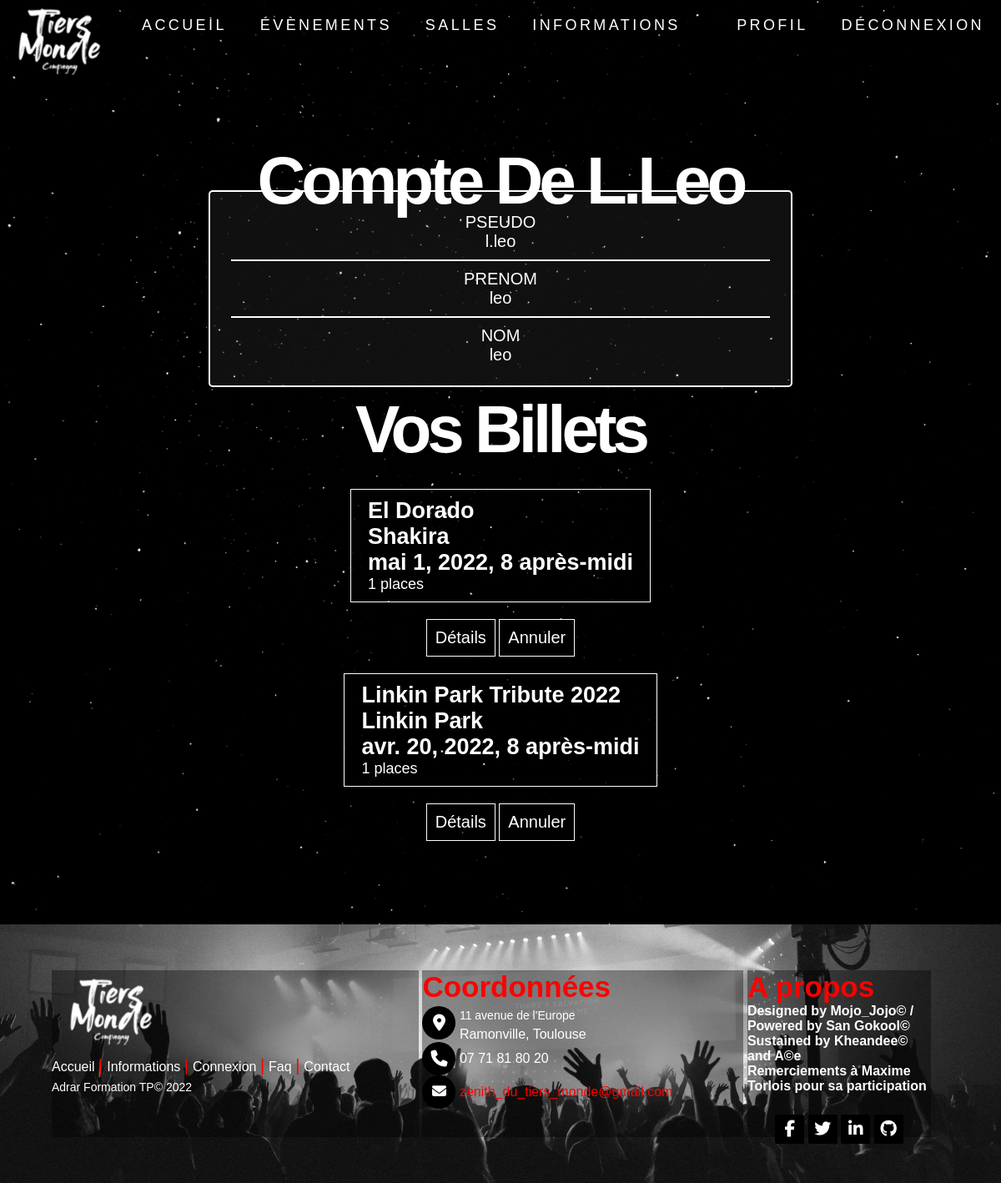
The page /event/profil/ (signed in) on the database its author committed.
### event/models.py (models this page shows, shortened)
class Events(models.Model):
    name_event = models.CharField(max_length=50)
    av_ticket = models.IntegerField(default=0)
    begin_date = models.DateTimeField("Date de debut d'event")
    end_date = models.DateTimeField("Date de fin d'event")
    description_event = models.CharField(max_length=255, null=True, blank=True)
    type = models.ForeignKey(EventType, on_delete=models.CASCADE)
    group = models.ManyToManyField(Groups,blank=True)
    users = models.ManyToManyField(User, through='Achat', blank=True)

class Groups(models.Model):
    name_group = models.CharField(max_length=50)
    type_group = models.CharField(max_length=50)
    artist = models.ManyToManyField(Artist)
    pics_group = models.ImageField(upload_to='picsArtist', blank=True)

### event/views.py (the view)
# urls.py: path('profil/', views.profil, name='profil'),
def profil(request):
    eventList = request.user.events_set.all()
    nbTicketList = {}
    for event in eventList:
        nbTicketList[event] = request.user.achat_set.get(event=event).billets_user
    context = {'nbTicketList':nbTicketList}
    return render(request, 'event/profil.html', context)

### event/templates/event/profil.html
{% extends "event/index.html" %}
{% load static %}
{% load i18n %}
{% block contenue %}
    <h1 class="title2">Compte de {{request.user.username}} </h1>
    <div class="containerInfo">
        <div class="info_detail">
            <p class="p_detail">PSEUDO</p>
            <p class="p_detail">{{request.user.username}}</p>
            <div id="traitBas"></div>
            <p class="p_detail">PRENOM
            <p class="p_detail">{{request.user.last_name}}</p>
            <div id="traitBas"></div>
            <p class="p_detail">NOM
            <p class="p_detail">{{request.user.first_name}}</p>
        </div>
    </div>
    <h3 class="title4">Vos billets</h3>
    {% for event_list, nb_ticket in nbTicketList.items %}
    <div class="containerBillet">
        <div class="fancy-btn">
            <h2>{{event_list.name_event}}</h2>
            {% for group in event_list.group.all %}
                <h2>{{group.name_group}}</h2>
            {% endfor %}
            {% language 'fr' %}
                <h2>{{event_list.begin_date}}</h2>
            {% endlanguage %}
            {{nb_ticket}} places
        </div>
    <div class="bouton_billets">
        <a href="{% url 'event:detail' event_list.id %}"><input class="bouton_login" type="submit" value="Détails"></a>
        <a href="{% url 'event:annuler' event_list.id %}"><input class="bouton_login" type="submit" value="Annuler"></a>
    </div>
    </div>
    {% endfor %}
{% endblock %}

### event/static/event/style.css (style rules this page uses)
* { margin: 0; padding: 0; box-sizing: border-box; font-family: 'Noe Display', sans-serif; }
body { background-image:url(./images/nick-nice-dfvyCHzbA5g-unsplash.jpg); background-position: center; background-size: cover; width: 100vw; height: 100vh; }
.title2 { text-align: center; color: #fff; font-size: 80px; font-family: 'Rocked', sans-serif; text-transform: capitalize; letter-spacing: -5px; padding: 5px; margin-bottom: -75px; margin-top: 30px; z-index: 11111; animation: showup 5s forwards; }
.title4 { text-align: center; color: #fff; font-size: 80px; font-family: 'Rocked', sans-serif; text-transform: capitalize; letter-spacing: -5px; padding: 5px; animation: showup 7s forwards; }
.fancy-btn { position: relative; padding: 10px 20px; border: 1.2px solid #fff; color: #fff; font-size: 18px; text-decoration: none; margin: 20px auto; transition: color 0.4s; }
.fancy-btn:after { content: " "; border: 2px solid rgba(0, 0, 0, 0); display: inline-block; width: 100%; height: 100%; position: absolute; top: 0; left: 0; right: 0; bottom: 0; margin: auto; transition: all 0.4s; }
.info_detail { display: flex; flex-direction: column; justify-content: center; background-color: rgba(255, 255, 255, 0.062); border-radius: 5px; margin-top: 35px; width: 700px; height: auto; padding: 25px; border: 2px #fff solid; }
.p_detail { color: #fff; font-size: 20px; text-align: center; }
.containerInfo { display: flex; flex-direction: column; justify-content: center; align-items: center; }
#traitBas { border-bottom: #fff 2px solid; width: 100%; margin-top: 10px; margin-bottom: 10px; }
.bouton_login { color: #fff; border: 1px solid #fff; background: none; font-size: 20px; padding: 10px; }
.containerBillet { display: flex; flex-direction: column; justify-content: center; align-items: center; }

### rows shown on the page
Events: name_event "El Dorado", begin_date "mai 1, 2022, 8 après-midi", type "1"
Groups: name_group "Shakira"
Events: name_event "Linkin Park Tribute 2022", begin_date "avr. 20, 2022, 8 après-midi", type "1"
Groups: name_group "Linkin Park"

### other values the page prints
{{ request.user.username }} "L.leo"
{{ request.user.username }} "l.leo"
{{ request.user.last_name }} "leo"
{{ request.user.first_name }} "leo"
